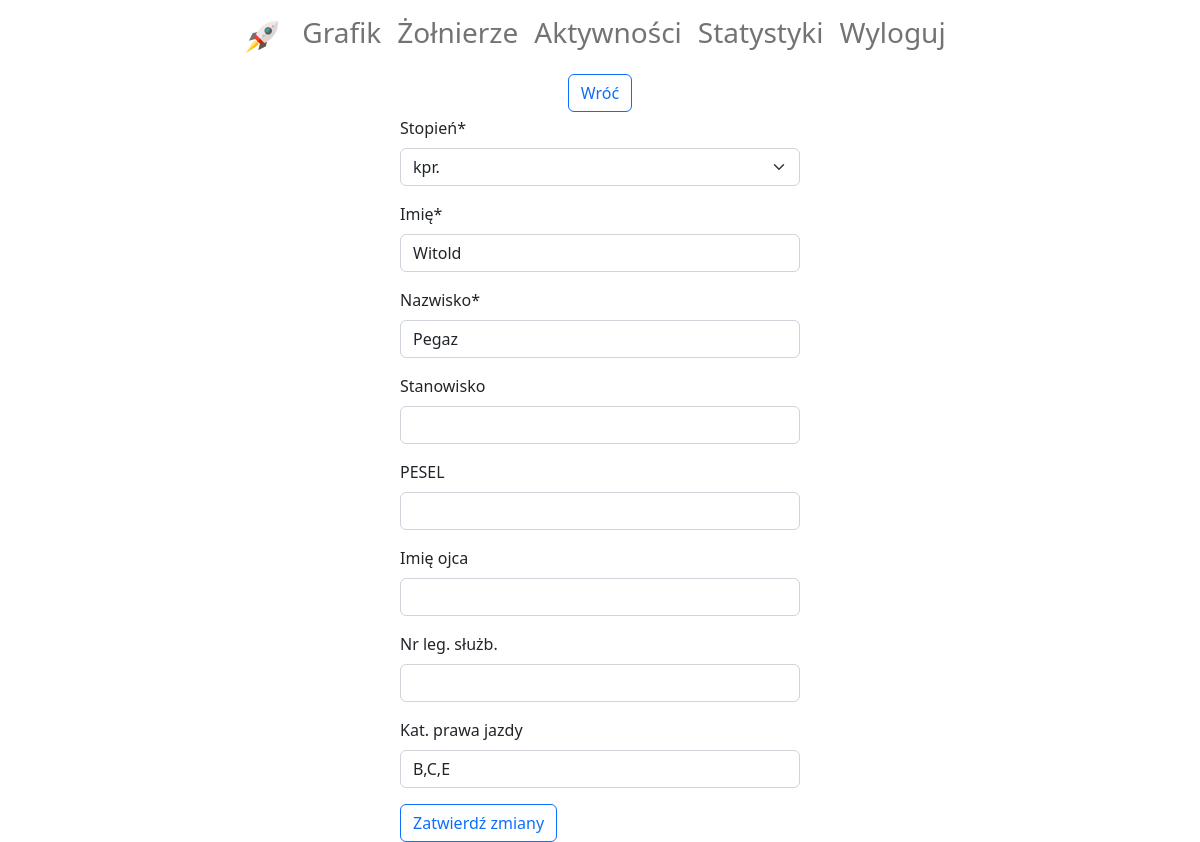
/soldier-update/2/ (signed in), run on an earlier commit of the app's database.
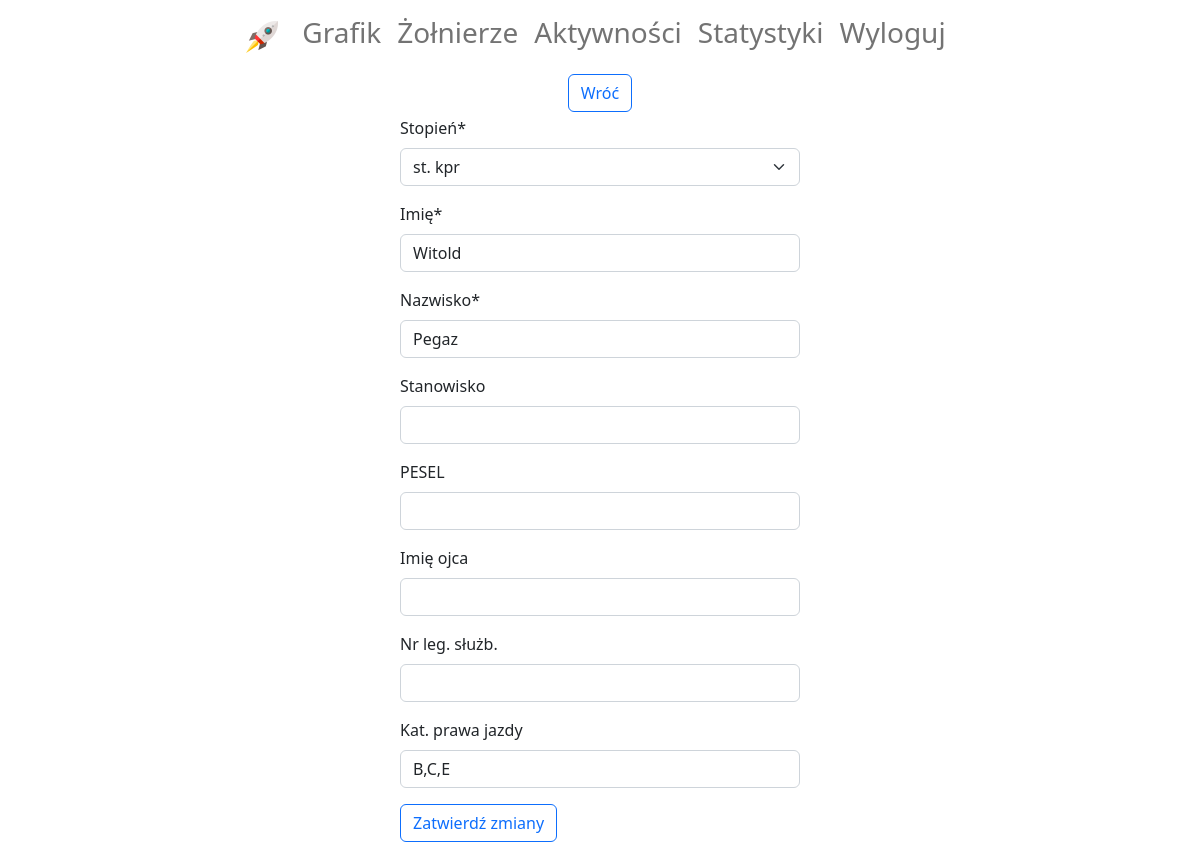
And on a later commit of the database.
### diagram/models.py (models this page shows, shortened)
class Soldier(models.Model):
    rank = models.CharField(max_length=20, choices=ranks, verbose_name='stopień')
    first_name = models.CharField(max_length=20, verbose_name='imię')
    last_name = models.CharField(max_length=30, verbose_name='nazwisko')
    subdivision = models.ForeignKey(Subdivision, on_delete=models.SET_NULL, null=True, blank=True,
                                    verbose_name='pododdział')
    position = models.CharField(max_length=30, verbose_name='stanowisko', null=True, blank=True)
    personal_number = models.IntegerField(verbose_name='PESEL', null=True, blank=True)
    father_name = models.CharField(max_length=30, verbose_name='imię ojca', null=True, blank=True)
    id_card_number = models.CharField(max_length=30, verbose_name='nr leg. służb.', null=True, blank=True)
    driving_license = models.CharField(max_length=30, verbose_name='kat. prawa jazdy', null=True, blank=True)

### diagram/views.py (the view, shortened to what this page needs)
# urls.py: path('soldier-update/<int:pk>/', SoldierUpdate.as_view(), name='soldier-update'),
class SoldierUpdate(LoginRequiredMixin, generic.UpdateView):
    template_name = 'diagram/soldier_update.html'
    form_class = SoldierForm
    def get_context_data(self, **kwargs):
        context = super(SoldierUpdate, self).get_context_data(**kwargs)
        soldier = get_object_or_404(Soldier, pk=self.get_object().pk)
        context['soldier_pk'] = soldier.pk
        return context
    def get_queryset(self):
        return Soldier.objects.filter(subdivision=self.request.user.subdivision)

### diagram/forms.py
class SoldierForm(ModelForm):
    class Meta:
        model = Soldier
        exclude = ['subdivision']

### diagram/templates/diagram/soldier_update.html (shortened to what this page needs)
{% extends 'account/base.html' %}
{% load crispy_forms_filters %}
{% block content %}
    <div class="d-flex flex-column align-items-center">
        <a class="mb-1" href="{% url 'soldier-detail' soldier_pk %}">
            <button class="btn btn-outline-primary">Wróć</button>
        </a>
        <form class="col-md-4" method="post">
            {{ form|crispy }}
            <button class="btn btn-outline-primary" type="submit"
                    onclick="this.disabled=true; this.form.submit();">Zatwierdź zmiany</button>
        </form>
    </div>
{% endblock %}

What changed in the data, as far as the page shows it:
changed Soldier "Witold": rank "kpr." → "st. kpr"
